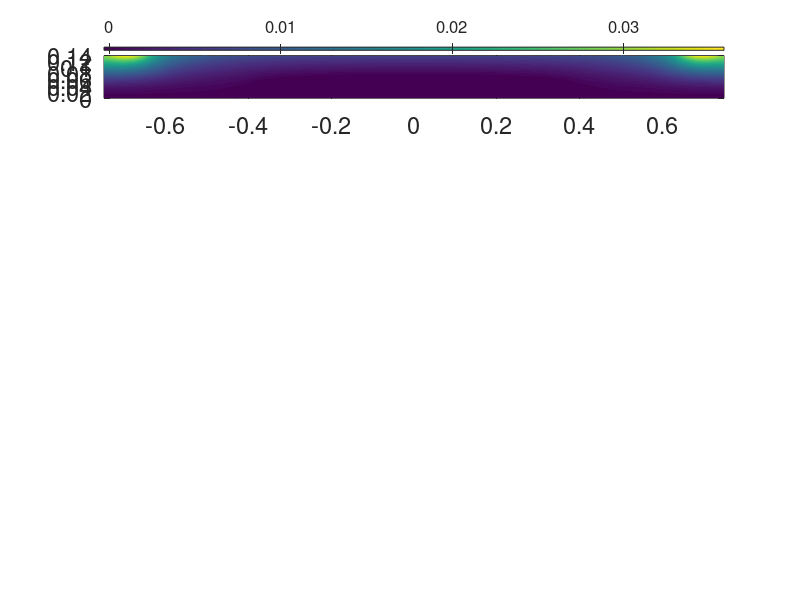

This figure's MATLAB source: (Note: this script raises an error after producing the figure.)
% Hua-sheng Xie, huashengxie@gmail.com, 2019-05-29 14:47
% Read psi(r,z) and plot
close all; clear; clc;

load('psiq_beta=0_6_delta=0_4.mat')
rw=max(max(Rq)); zw=max(max(Zq)); zwa=min(min(Zq));
[nRq,nZq]=size(psiq);

nR=nRq; nZ=nZq;
Rlow=0; Rup=rw; Zlow=zwa; Zup=zw;
rr=linspace(Rlow,Rup,nR); zz=linspace(Zlow,Zup,nZ);
dR=rr(2)-rr(1); dZ=zz(2)-zz(1);
[R,Z]=ndgrid(rr,zz); dR2=dR*dR; dZ2=dZ*dZ;
psi=interp2(Zq,Rq,psiq,Z,R,'spline'); % 'cubic'

Br=0.*psi; Bz=0.*psi; dp=0.*psi; J=0.*psi;
for jZ=2:(nZ-1)
    for jR=2:(nR-1)
        Br(jR,jZ)=-1/R(jR,jZ)*(psi(jR,jZ+1)-psi(jR,jZ-1))/(2*dZ);
        Bz(jR,jZ)= 1/R(jR,jZ)*(psi(jR+1,jZ)-psi(jR-1,jZ))/(2*dR);
        J(jR,jZ)=-1/R(jR,jZ)*((psi(jR+1,jZ)-2*psi(jR,jZ)+psi(jR-1,jZ))/(dR^2)...
            -1/R(jR,jZ)*(psi(jR+1,jZ)-psi(jR-1,jZ))/(2*dR)...
            +(psi(jR,jZ+1)-2*psi(jR,jZ)+psi(jR,jZ-1))/(dZ^2)); % to check
        dp(jR,jZ)=J(jR,jZ)/R(jR,jZ);
    end
end

for jZ=1:nZ
    psi(1,jZ)=psi(2,jZ); psi(nR,jZ)=psi(nR-1,jZ);
    Br(1,jZ)=Br(2,jZ); Br(nR,jZ)=Br(nR-1,jZ);
    Bz(1,jZ)=Bz(2,jZ); Bz(nR,jZ)=Bz(nR-1,jZ);
    J(1,jZ)=J(2,jZ); J(nR,jZ)=J(nR-1,jZ);
    dp(1,jZ)=dp(2,jZ); dp(nR,jZ)=dp(nR-1,jZ);
    
    for jR=(jrb(jZ)+1):nR
        psi(jR,jZ)=NaN;
        Br(jR-1,jZ)=NaN;
        Bz(jR-1,jZ)=NaN;
        J(jR-1,jZ)=NaN;
        dp(jR-1,jZ)=NaN;
    end
end
% dp(dp>1e3)=NaN;

[jRo,jZo]=find(psi==min(min(psi)));
[jRm,jZm]=find(psi==max(max(psi)));
ro=R(jRo(1),jZo(1)); zo=Z(jRo(1),jZo(1));
zm=Z(jRm(1),jZm(1));
rm=0.14;

%%
close all;
hf=figure('unit','normalized','Position',[0.6 0.1 0.4 0.7],...
   'DefaultAxesFontSize',12);
hs1=subplot(611);
pcolor(Z,R,psi); shading interp; hold on; colorbar('northOutside');
set(gca,'Fontsize',17);
psimin=min(min(psi));
vv=[0,0.01,0.15,0.4,0.9*psimin,0.3*psimin,0.03*psimin];
[C1,h1]=contour(Z,R,psi,vv,'linewidth',1,'linestyle','-',...
    'color','k','visible','off'); hold on;
[C2,h2]=contour(Z,R,psi,[0,0],'linewidth',1,'linestyle',...
    '--','color','r','visible','off'); hold on;
ylabel('R (m)'); axis equal; axis tight; box on; % title('(a) \psi');
plot(zo,ro,'rx');
ylim([0,rm]);
set(gca,'ytick',[0:0.2:rm]);

% grid on;
subplot(612);
pcolor(Z,R,Br); shading interp; hold on; colorbar('northOutside');
set(gca,'Fontsize',17);
ylabel('R (m)'); axis equal; axis tight; box on; % title('(b) B_r');
ylim([0,rm]);
set(gca,'ytick',[0:0.2:rm]);
subplot(613);
pcolor(Z,R,Bz); shading interp; hold on; colorbar('northOutside');
set(gca,'Fontsize',17);
ylabel('R (m)'); axis equal; axis tight; box on; % title('(c) B_z');
set(gca,'ytick',[0:0.2:rm]);
subplot(614);
% contour(Z,R,J);
pcolor(Z,R,J); shading interp; hold on; colorbar('northOutside');
set(gca,'Fontsize',17);
ylabel('R (m)'); axis equal; axis tight; box on; % title('(d) J_\zeta');
set(gca,'ytick',[0:0.2:rm]);
subplot(615);
% dp(abs(dp)>2e1)=NaN;
pcolor(Z,R,dp); shading interp; hold on; colorbar('northOutside');
set(gca,'Fontsize',17);
ylabel('R (m)'); axis equal; axis tight; box on;%title('(e) dp/d\psi');
set(gca,'ytick',[0:0.2:rm]);
% axis off;

JBz=J.*Bz;
JBr=J.*Br;

imethod=2;
p=0.*R;
if(imethod==1) % calculate fro dpsi

    for jR=2:nR
        p(jR,jZo)=p(jR-1,jZo)+0.5*(dp(jR-1,jZo)+dp(jR,jZo))*(psi(jR,jZo)-psi(jR-1,jZo));
    end
    for jR=1:nR
        for jZ=(jZo-1):-1:1
            p(jR,jZ)=p(jR,jZ+1)+0.5*(dp(jR,jZ)+dp(jR,jZ+1))*(psi(jR,jZ)-psi(jR,jZ+1));
        end
        for jZ=(jZo+1):1:nZ
            p(jR,jZ)=p(jR,jZ-1)+0.5*(dp(jR,jZ)+dp(jR,jZ-1))*(psi(jR,jZ)-psi(jR,jZ-1));
        end
    end
else % calculate from dr and dz
    for jR=2:nR
        p(jR,jZo)=p(jR-1,jZo)+0.5*(JBz(jR-1,jZo)+JBz(jR,jZo))*dR;
    end
    for jR=1:nR
        for jZ=(jZo-1):-1:1
            p(jR,jZ)=p(jR,jZ+1)+0.5*(JBr(jR,jZ)+JBr(jR,jZ+1))*dZ;
        end
        for jZ=(jZo+1):1:nZ
            p(jR,jZ)=p(jR,jZ-1)-0.5*(JBr(jR,jZ)+JBr(jR,jZ-1))*dZ;
        end
    end
end
p=p-min(min(p))+0.05*(max(max(p)-min(min(p))));
subplot(6,1,6);

pcolor(Z,R,p); shading interp; hold on; colorbar('northOutside');
set(gca,'Fontsize',17);
xlabel('Z (m)');ylabel('R (m)');axis equal; axis tight; box on;%title('(f) p(\psi)'); 
set(gca,'ytick',[0:0.2:rm]);

%%

C1(C1>5)=NaN;
C2(C2>5)=NaN;
strj={'\psi','B_r','B_z','J_\zeta','dp/d\psi','p(\psi)'};
for j=1:6
    subplot(6,1,j);
    plot(C1(1,:),C1(2,:),'k','linewidth',1);
    plot(C2(1,:),C2(2,:),'r--','linewidth',1);
    stj=['(',char(96+j),') '];
    stj=strcat(strj(j));
    text(0.8*zw,0.8*rw,stj,'fontsize',18,'color','m');
end

%%
dpdr=0.*p;
dpdz=0.*p;
for jR=2:(nR-1)
    for jZ=2:(nZ-1)
        dpdr(jR,jZ)=(p(jR+1,jZ)-p(jR-1,jZ))/(2*dR);
        dpdz(jR,jZ)=(p(jR,jZ+1)-p(jR,jZ-1))/(2*dZ);
    end
end
JBr_o_dpdz=-JBr./dpdz;
JBz_o_dpdr=JBz./dpdr;

[jr,jz]=ndgrid(1:nR,1:nZ);
eqdat=[reshape(jr,1,[]);reshape(jz,1,[]);reshape(R,1,[]);...
    reshape(Z,1,[]);reshape(psi,1,[]);reshape(p,1,[]);reshape(J,1,[])];
fid = fopen('frceq.dat', 'w');
fprintf(fid,'%d\n%d\n',nR,nZ);
fprintf(fid,'%5d %5d %16.7e %16.7e %16.7e %16.7e %16.7e \n',eqdat);
fclose(fid);
